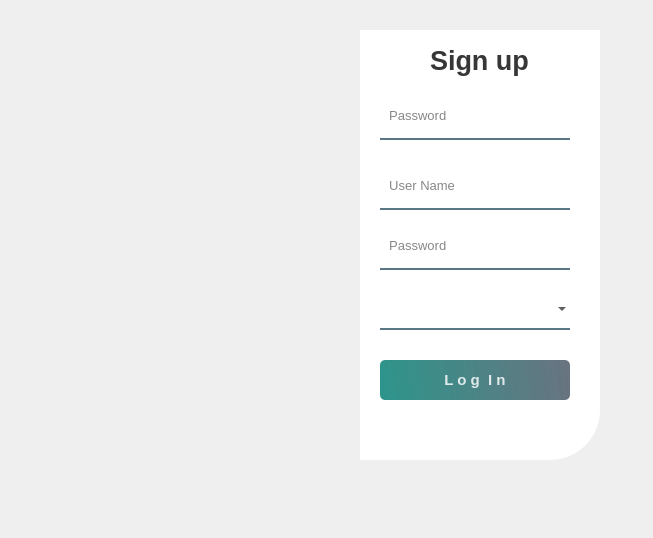
<?xml version="1.0" encoding="UTF-8"?>
<ui version="4.0">
 <class>Form</class>
 <widget class="QWidget" name="Form">
  <property name="geometry">
   <rect>
    <x>0</x>
    <y>0</y>
    <width>653</width>
    <height>538</height>
   </rect>
  </property>
  <property name="windowTitle">
   <string>Form</string>
  </property>
  <widget class="QWidget" name="widget" native="true">
   <property name="geometry">
    <rect>
     <x>50</x>
     <y>0</y>
     <width>550</width>
     <height>500</height>
    </rect>
   </property>
   <property name="styleSheet">
    <string notr="true">QPushButton#pushButton{
	background-color: qlineargradient(spread:pad, x1:0, y1:0.505682, x2:1, y2:0.477, stop:0 rgba(11, 131, 120, 219), stop:1 rgba(85, 98, 112, 226));
	color:rgba(255, 255, 255, 210);
	border-radius:5px;
}

QPushButton#pushButton:hover{
	background-color: qlineargradient(spread:pad, x1:0, y1:0.505682, x2:1, y2:0.477, stop:0 rgba(150, 123, 111, 219), stop:1 rgba(85, 81, 84, 226));
}

QPushButton#pushButton:pressed{
	padding-left:5px;
	padding-top:5px;
	background-color:rgba(150, 123, 111, 255);
}

QPushButton#pushButton_2, #pushButton_3, #pushButton_4, #pushButton_5{
	background-color: rgba(0, 0, 0, 0);
	color:rgba(85, 98, 112, 255);
}

QPushButton#pushButton_2:hover, #pushButton_3:hover, #pushButton_4:hover, #pushButton_5:hover{
	color: rgba(131, 96, 53, 255);
}

QPushButton#pushButton_2:pressed, #pushButton_3:pressed, #pushButton_4:pressed, #pushButton_5:pressed{
	padding-left:5px;
	padding-top:5px;
	color:rgba(91, 88, 53, 255);
}

</string>
   </property>
   <widget class="QLabel" name="label">
    <property name="geometry">
     <rect>
      <x>40</x>
      <y>30</y>
      <width>280</width>
      <height>430</height>
     </rect>
    </property>
    <property name="styleSheet">
     <string notr="true">border-image: url(:/images/background.jpg);
border-top-left-radius: 50px;</string>
    </property>
    <property name="text">
     <string/>
    </property>
   </widget>
   <widget class="QLabel" name="label_2">
    <property name="geometry">
     <rect>
      <x>49</x>
      <y>30</y>
      <width>271</width>
      <height>430</height>
     </rect>
    </property>
    <property name="styleSheet">
     <string notr="true">
border-image: url(:/img/background.jpg);
border-top-left-radius: 50px;</string>
    </property>
    <property name="text">
     <string/>
    </property>
   </widget>
   <widget class="QLabel" name="label_3">
    <property name="geometry">
     <rect>
      <x>310</x>
      <y>30</y>
      <width>240</width>
      <height>430</height>
     </rect>
    </property>
    <property name="styleSheet">
     <string notr="true">background-color:rgba(255, 255, 255, 255);
border-bottom-right-radius: 50px;</string>
    </property>
    <property name="text">
     <string/>
    </property>
   </widget>
   <widget class="QLabel" name="label_4">
    <property name="geometry">
     <rect>
      <x>380</x>
      <y>40</y>
      <width>101</width>
      <height>41</height>
     </rect>
    </property>
    <property name="font">
     <font>
      <pointsize>20</pointsize>
      <weight>75</weight>
      <bold>true</bold>
     </font>
    </property>
    <property name="styleSheet">
     <string notr="true">color:rgba(0, 0, 0, 200);</string>
    </property>
    <property name="text">
     <string>Sign up</string>
    </property>
   </widget>
   <widget class="QLineEdit" name="lineEdit">
    <property name="geometry">
     <rect>
      <x>330</x>
      <y>170</y>
      <width>190</width>
      <height>40</height>
     </rect>
    </property>
    <property name="font">
     <font>
      <pointsize>10</pointsize>
     </font>
    </property>
    <property name="styleSheet">
     <string notr="true">background-color:rgba(0, 0, 0, 0);
border:none;
border-bottom:2px solid rgba(46, 82, 101, 200);
color:rgba(0, 0, 0, 240);
padding-bottom:7px;</string>
    </property>
    <property name="placeholderText">
     <string>  User Name</string>
    </property>
   </widget>
   <widget class="QLineEdit" name="lineEdit_2">
    <property name="geometry">
     <rect>
      <x>330</x>
      <y>230</y>
      <width>190</width>
      <height>40</height>
     </rect>
    </property>
    <property name="font">
     <font>
      <pointsize>10</pointsize>
     </font>
    </property>
    <property name="styleSheet">
     <string notr="true">background-color:rgba(0, 0, 0, 0);
border:none;
border-bottom:2px solid rgba(46, 82, 101, 200);
color:rgba(0, 0, 0, 240);
padding-bottom:7px;</string>
    </property>
    <property name="echoMode">
     <enum>QLineEdit::Password</enum>
    </property>
    <property name="placeholderText">
     <string>  Password</string>
    </property>
   </widget>
   <widget class="QPushButton" name="pushButton">
    <property name="geometry">
     <rect>
      <x>330</x>
      <y>360</y>
      <width>190</width>
      <height>40</height>
     </rect>
    </property>
    <property name="font">
     <font>
      <pointsize>11</pointsize>
      <weight>75</weight>
      <bold>true</bold>
     </font>
    </property>
    <property name="text">
     <string>L o g  I n</string>
    </property>
   </widget>
   <widget class="QLineEdit" name="lineEdit_3">
    <property name="geometry">
     <rect>
      <x>330</x>
      <y>100</y>
      <width>190</width>
      <height>40</height>
     </rect>
    </property>
    <property name="font">
     <font>
      <pointsize>10</pointsize>
     </font>
    </property>
    <property name="styleSheet">
     <string notr="true">background-color:rgba(0, 0, 0, 0);
border:none;
border-bottom:2px solid rgba(46, 82, 101, 200);
color:rgba(0, 0, 0, 240);
padding-bottom:7px;</string>
    </property>
    <property name="text">
     <string/>
    </property>
    <property name="echoMode">
     <enum>QLineEdit::Password</enum>
    </property>
    <property name="placeholderText">
     <string>  Password</string>
    </property>
    <property name="clearButtonEnabled">
     <bool>false</bool>
    </property>
   </widget>
   <widget class="QComboBox" name="comboBox">
    <property name="enabled">
     <bool>true</bool>
    </property>
    <property name="geometry">
     <rect>
      <x>330</x>
      <y>290</y>
      <width>190</width>
      <height>40</height>
     </rect>
    </property>
    <property name="font">
     <font>
      <pointsize>10</pointsize>
     </font>
    </property>
    <property name="cursor">
     <cursorShape>PointingHandCursor</cursorShape>
    </property>
    <property name="styleSheet">
     <string notr="true">background-color:rgba(0, 0, 0, 0);
border:none;
border-bottom:2px solid rgba(46, 82, 101, 200);
color:rgba(0, 0, 0, 240);
padding-bottom:7px;</string>
    </property>
    <property name="maxVisibleItems">
     <number>5</number>
    </property>
    <property name="placeholderText">
     <string/>
    </property>
   </widget>
  </widget>
 </widget>
 <resources>
  <include location="res2.qrc"/>
 </resources>
 <connections/>
</ui>
